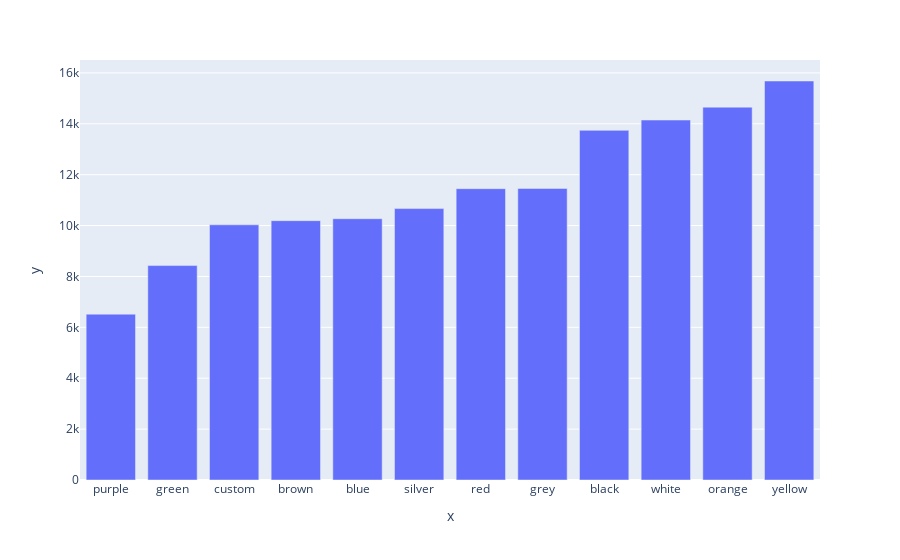

Notebook code cell kept with this figure:
### Code cell
labels = color_data['paint_color']
values = color_data['price']
px.bar(x=labels,y=values)

### Figure 1 — Plotly figure (JSON) as saved in the notebook; plotly's stock layout.template omitted (floating-point values rounded to 4 significant figures)
{"data": [{"alignmentgroup": "True", "hovertemplate": "x=%{x}<br>y=%{y}<extra></extra>", "legendgroup": "", "marker": {"color": "#636efa", "pattern": {"shape": ""}}, "name": "", "offsetgroup": "", "orientation": "v", "showlegend": false, "textposition": "auto", "type": "bar", "x": ["purple", "green", "custom", "brown", "blue", "silver", "red", "grey", "black", "white", "orange", "yellow"], "xaxis": "x", "y": [6518.0, 8427.0, 10030.0, 10190.0, 10270.0, 10670.0, 11450.0, 11460.0, 13740.0, 14150.0, 14650.0, 15680.0], "yaxis": "y"}], "layout": {"barmode": "relative", "legend": {"tracegroupgap": 0}, "margin": {"t": 60}, "xaxis": {"anchor": "y", "domain": [0, 1], "title": {"text": "x"}}, "yaxis": {"anchor": "x", "domain": [0, 1], "title": {"text": "y"}}}}
